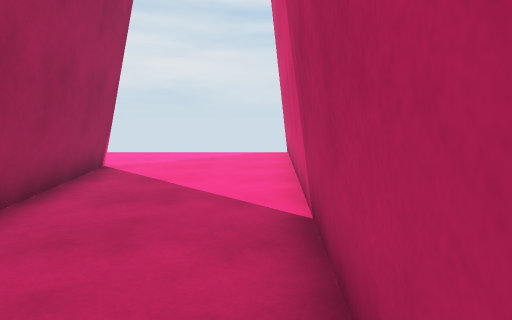
View 1 (above)

22 first-person views from a walk through a scene from a Unity 3-D project. The camera is 1.2 m above the floor, tilts 6° down and sees 70° across. The floor is counted in squares, 1 m on a side. Each view is taken from the middle of a square. On the plan, view 1 faces up. The plan holds only what a view shows up to about 15 squares ahead; the rest is blank. The place goes on beyond the plan.

View 2
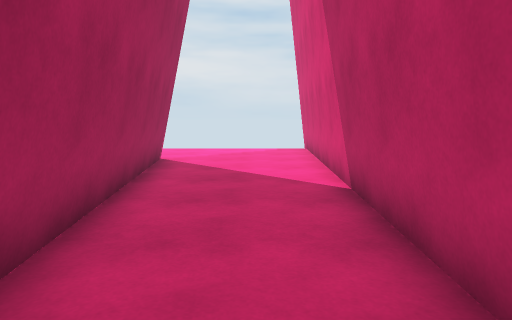

View 3
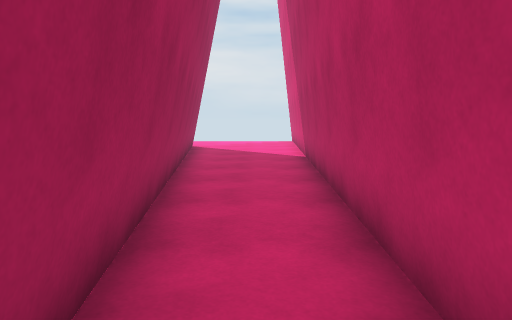

View 4
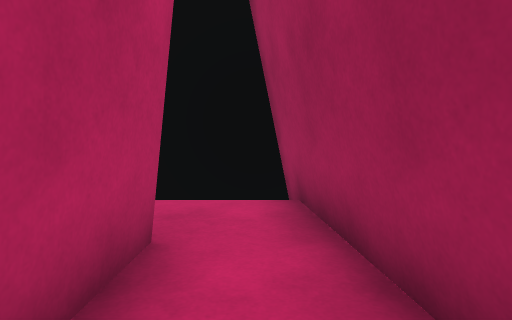

View 5
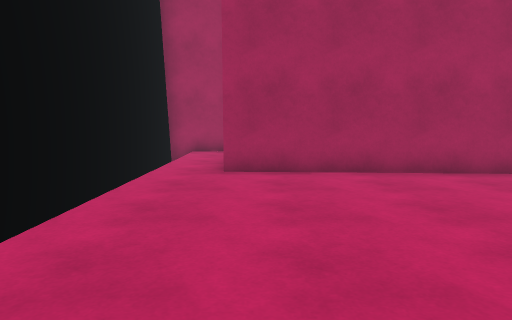

View 6
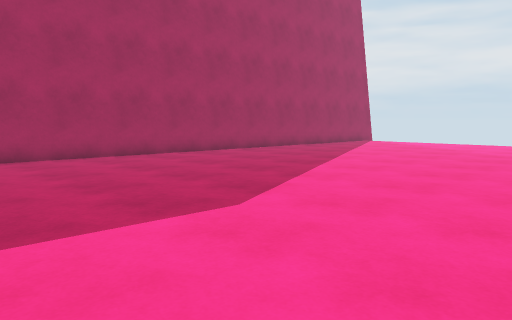

View 7
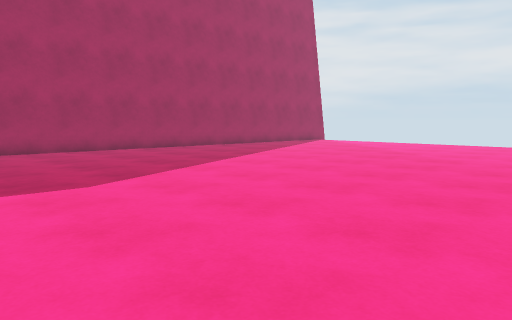

View 8
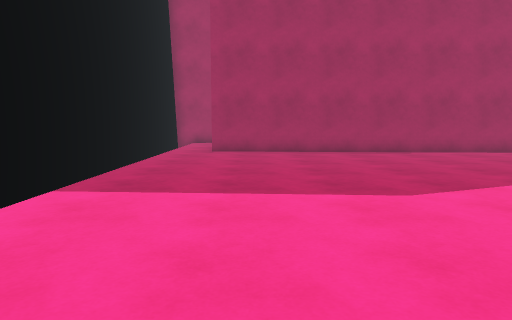

View 9
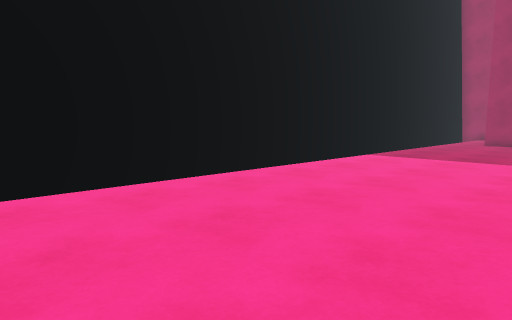

View 10
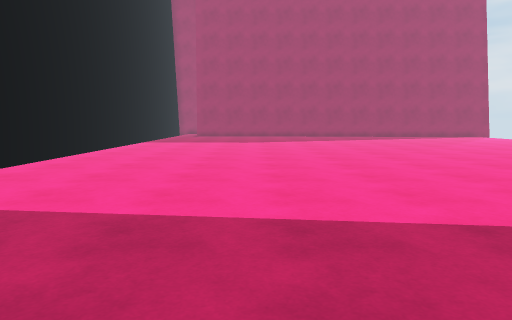

View 11
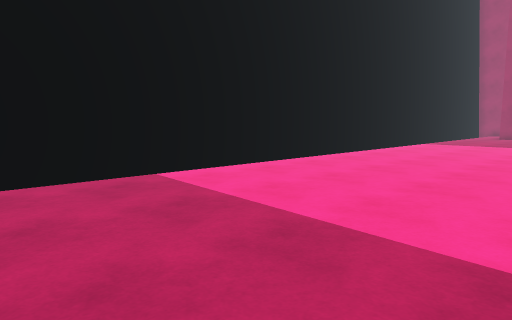

View 12
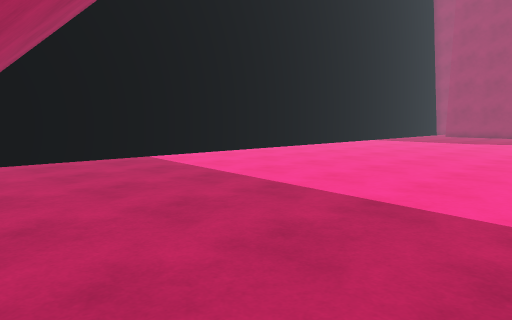

View 13
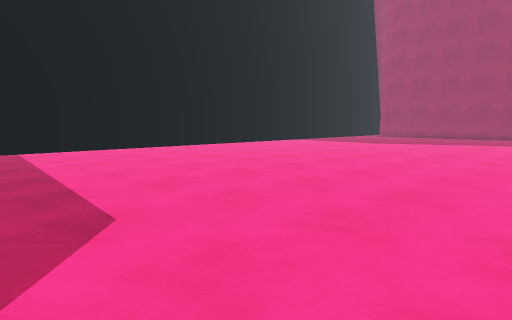

View 14
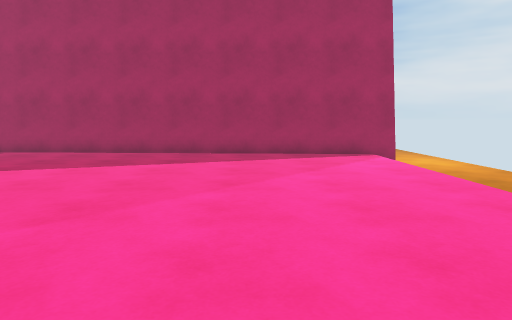

View 15
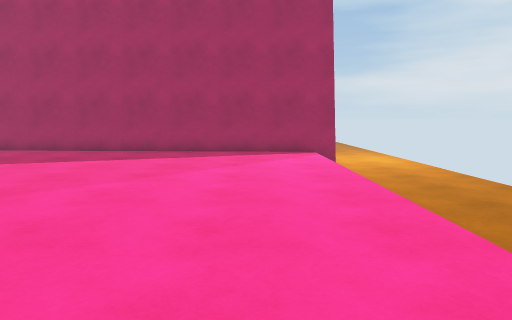

View 16
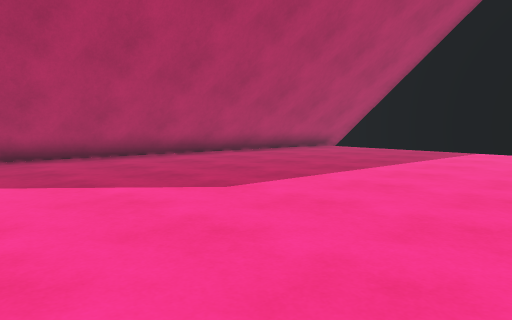

View 17
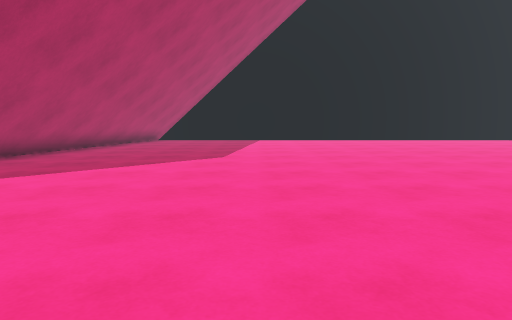

View 18
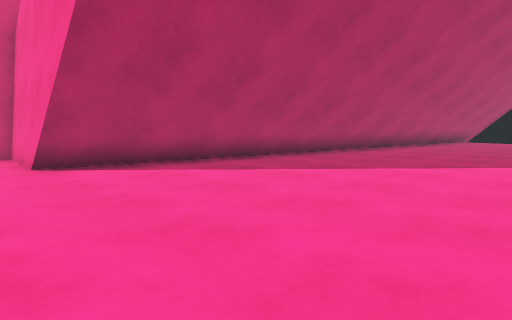

View 19
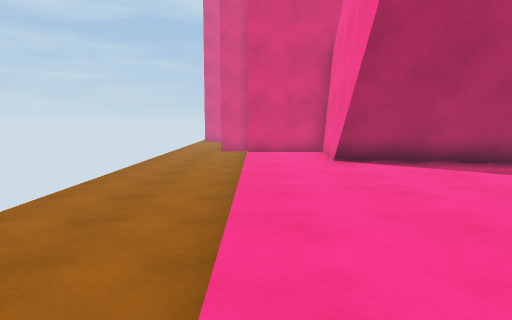

View 20
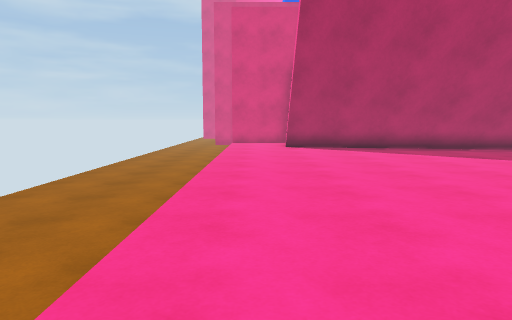

View 21
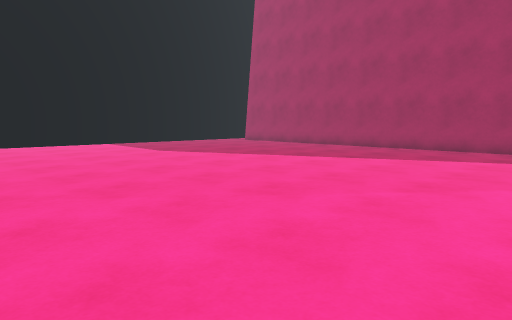

View 22
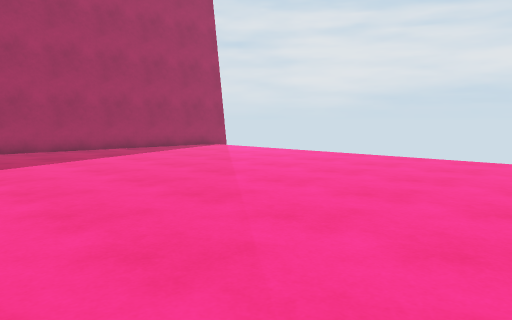

### Floor plan
Key: @ floor where view 1 was taken; # wall or solid block; . floor; v drop or lower ground.
Columns run from 5 left of view 1 to 43 right of it. Each row starts with its distance up from view 1.
 15       #   #v    vvvvv         vvvvvvvvvvvvvvvvvvv
 14 ......#   #..............    ...................#
 13 ......#   #..............  . ...................#
 12 ......#   #...............   ...................#
 11  .....#   #..............    ..............######
 10  #....#   #................    ........... #
  9  #....#   #...............    ............##
  8  #....#   #...............    ............##
  7  #....#   #................  .............##
  6  #....#   #................ ..............##
  5  ##...#   #...............................##
  4   #...#   #.............................. #
  3   #...#   #..............................##
  2   #...#  ##..............................##
  1   #...#  #...............................##
  0   #..@#  #...............................##
 -1   #..##  #...............................#
 -2   ##.#   #.............................. #
 -3    #.#   #..............................##
 -4    #.#   #..............................##
 -5    #.#   #..............................##
 -6    #.#   #..............................
 -7    #.#   #.............................
 -8    #...................................
 -9    #...................................
-10    ####################################

Where each view was taken, in squares from view 1:
view 1: 0 up, 0 right, facing up
view 2: 2 down, 1 left, facing up
view 3: 8 down, 1 left, facing up
view 4: 4 down, 1 left, facing down
view 5: 7 down, 13 right, facing left
view 6: 7 down, 17 right, facing up-left
view 7: 6 down, 20 right, facing up-left
view 8: 6 down, 19 right, facing left
view 9: 3 down, 25 right, facing down-left
view 10: 3 down, 34 right, facing left
view 11: 2 down, 33 right, facing down-left
view 12: 2 up, 35 right, facing down-left
view 13: 6 up, 32 right, facing down-left
view 14: 10 up, 19 right, facing left
view 15: 12 up, 20 right, facing left
view 16: 6 up, 25 right, facing down-right
view 17: 14 up, 29 right, facing down
view 18: 14 up, 29 right, facing down-right
view 19: 14 up, 28 right, facing right
view 20: 13 up, 22 right, facing right
view 21: 10 up, 21 right, facing down-left
view 22: 2 up, 21 right, facing up-left
